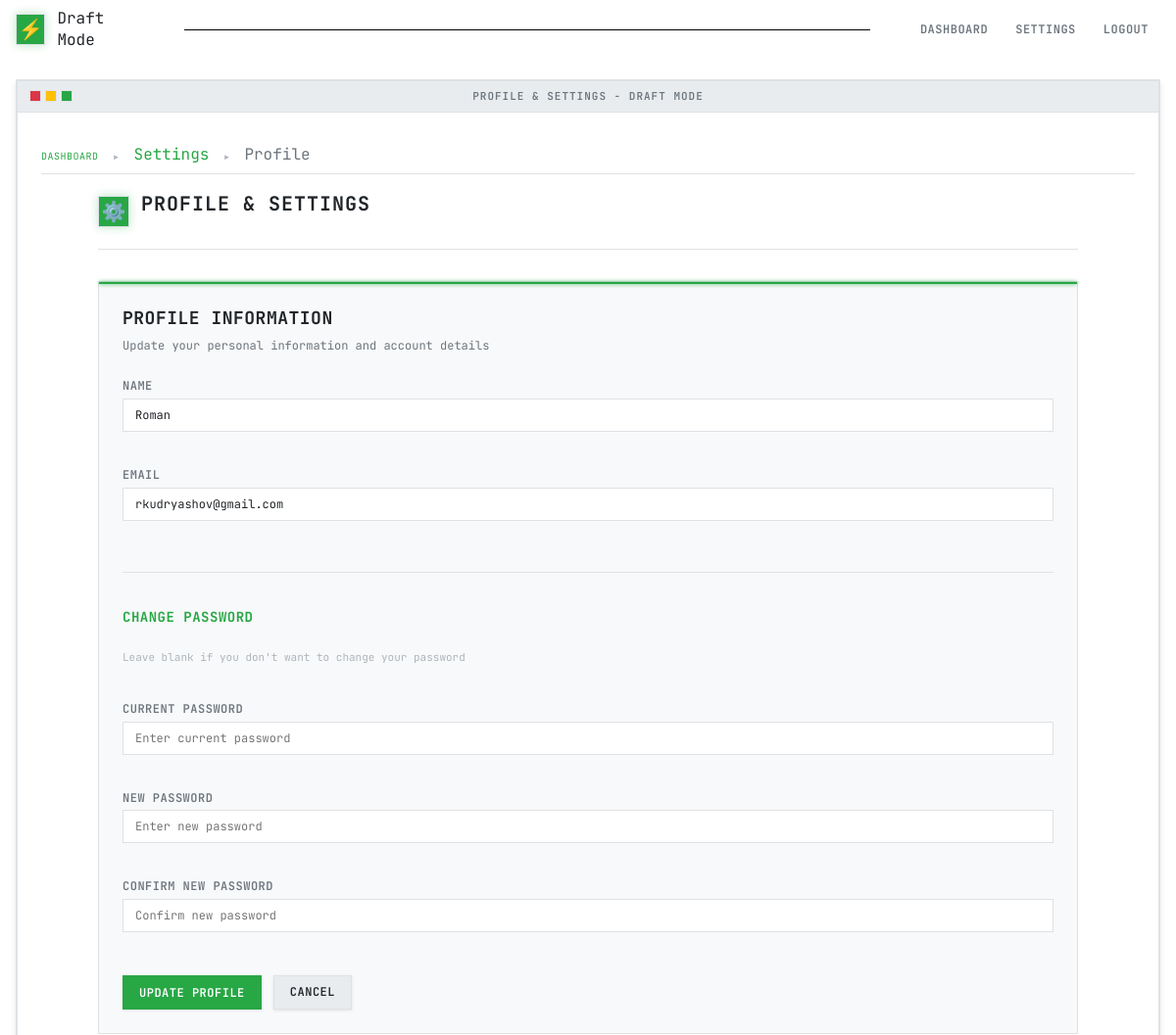
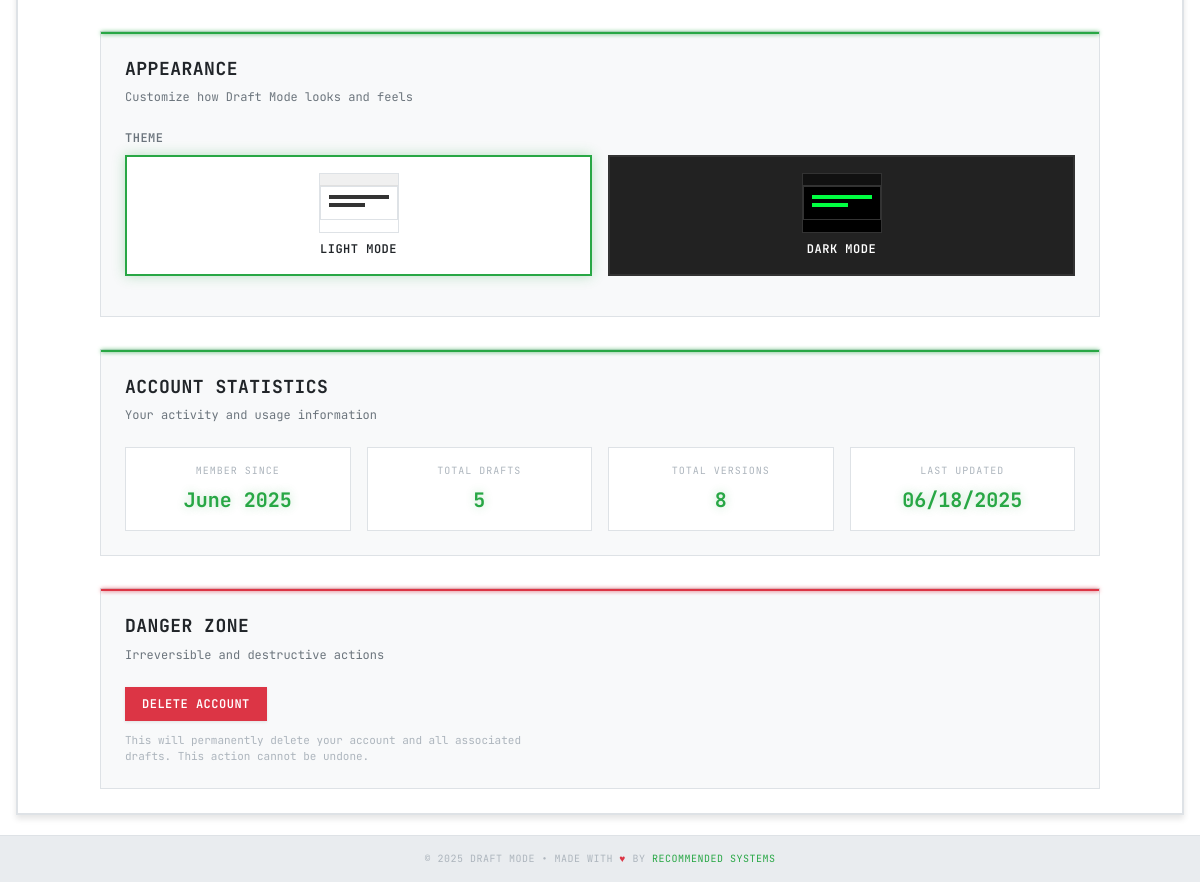
The page /settings/profile (signed in) on the database its author committed (2 pictures, top to bottom).
### models.py (models this page shows, shortened)
class User(db.Model):
    __tablename__ = 'users'
    id = db.Column(db.Integer, primary_key=True)
    name = db.Column(db.String(100), nullable=False)
    email = db.Column(db.String(120), unique=True, nullable=False, index=True)
    password_hash = db.Column(db.String(200), nullable=False)
    created_at = db.Column(db.DateTime, default=datetime.utcnow)
    updated_at = db.Column(db.DateTime, default=datetime.utcnow, onupdate=datetime.utcnow)
    blog_drafts = db.relationship('BlogDraft', backref='author', lazy=True, cascade='all, delete-orphan')
    @property
    def total_drafts(self):
        return len(self.blog_drafts)
    @property
    def total_versions(self):
        return sum(len(draft.versions) for draft in self.blog_drafts)

### routes/settings.py (the view, shortened to what this page needs)
@settings_bp.route('/profile', methods=['GET', 'POST'])
@login_required
def profile():
    user = get_current_user()
    return render_template('settings/profile.html', user=user)

### templates/settings/profile.html (shortened to what this page needs)
{% extends "base.html" %}
{% block window_title %}Profile & Settings - Draft Mode{% endblock %}
{% block extra_css %}
<link rel="stylesheet" href="{{ url_for('static', filename='css/settings.css') }}">
{% endblock %}
{% block breadcrumb %}
<div class="breadcrumb">
    <a href="{{ url_for('main.dashboard') }}">Dashboard</a>
    <span class="breadcrumb-separator">►</span>
    <span style="color: var(--accent-green);">Settings</span>
    <span class="breadcrumb-separator">►</span>
    <span style="color: var(--text-secondary);">Profile</span>
</div>
{% endblock %}
{% block content %}
<div class="settings-container">
    <div class="settings-header">
        <div class="settings-title">
            <div class="title-icon">⚙️</div>
            <h2>Profile & Settings</h2>
        </div>
    </div>
    <div class="settings-grid">
        <div class="settings-section">
            <div class="section-header">
                <h3>Profile Information</h3>
                <p>Update your personal information and account details</p>
            </div>
            <form method="POST" class="settings-form">
                <div class="form-group">
                    <label for="name">Name</label>
                    <input type="text" id="name" name="name" value="{{ user.name }}" required>
                </div>
                <div class="form-group">
                    <label for="email">Email</label>
                    <input type="email" id="email" name="email" value="{{ user.email }}" required>
                </div>
                <div class="form-divider"></div>
                <h4 class="subsection-title">Change Password</h4>
                <p class="subsection-description">Leave blank if you don't want to change your password</p>
                <div class="form-group">
                    <label for="current_password">Current Password</label>
                    <input type="password" id="current_password" name="current_password" placeholder="Enter current password">
                </div>
                <div class="form-group">
                    <label for="new_password">New Password</label>
                    <input type="password" id="new_password" name="new_password" placeholder="Enter new password">
                </div>
                <div class="form-group">
                    <label for="confirm_password">Confirm New Password</label>
                    <input type="password" id="confirm_password" name="confirm_password" placeholder="Confirm new password">
                </div>
                <div class="form-actions">
                    <button type="submit" class="btn primary">Update Profile</button>
                    <a href="{{ url_for('main.dashboard') }}" class="btn">Cancel</a>
                </div>
            </form>
        </div>
        <div class="settings-section">
            <div class="section-header">
                <h3>Appearance</h3>
                <p>Customize how Draft Mode looks and feels</p>
            </div>
            <div class="settings-form">
                <div class="form-group">
                    <label for="theme-selector">Theme</label>
                    <div class="theme-selector">
                        <div class="theme-option" data-theme="light">
                            <div class="theme-preview light-preview">
                                <div class="preview-header"></div>
                                <div class="preview-content">
                                    <div class="preview-line"></div>
                                    <div class="preview-line short"></div>
                                </div>
                            </div>
                            <span class="theme-label">Light Mode</span>
                        </div>
                        <div class="theme-option" data-theme="dark">
                            <div class="theme-preview dark-preview">
                                <div class="preview-header"></div>
                                <div class="preview-content">
                                    <div class="preview-line"></div>
                                    <div class="preview-line short"></div>
                                </div>
                            </div>
                            <span class="theme-label">Dark Mode</span>
                        </div>
                    </div>
                </div>
            </div>
        </div>
        <div class="settings-section">
            <div class="section-header">
                <h3>Account Statistics</h3>
                <p>Your activity and usage information</p>
            </div>
            <div class="stats-grid">
                <div class="stat-item">
                    <div class="stat-label">Member Since</div>
                    <div class="stat-value">{{ user.created_at.strftime('%B %Y') }}</div>
                </div>
                <div class="stat-item">
                    <div class="stat-label">Total Drafts</div>
                    <div class="stat-value">{{ user.total_drafts }}</div>
                </div>
                <div class="stat-item">
                    <div class="stat-label">Total Versions</div>
                    <div class="stat-value">{{ user.total_versions }}</div>
                </div>
                <div class="stat-item">
                    <div class="stat-label">Last Updated</div>
                    <div class="stat-value">{{ user.updated_at.strftime('%m/%d/%Y') }}</div>
                </div>
            </div>
        </div>
        <div class="settings-section danger-section">
            <div class="section-header">
                <h3>Danger Zone</h3>
                <p>Irreversible and destructive actions</p>
            </div>
            <div class="danger-actions">
                <button id="deleteAccountBtn" class="btn danger">Delete Account</button>
                <p class="danger-description">
                    This will permanently delete your account and all associated drafts. This action cannot be undone.
                </p>
            </div>
        </div>
    </div>
</div>
{% endblock %}

### static/css/light-theme.css (style rules this page uses)
:root { --bg-primary: #ffffff; --bg-secondary: #f8f9fa; --bg-tertiary: #e9ecef; --text-primary: #212529; --text-secondary: #6c757d; --text-muted: #adb5bd; --border-primary: #dee2e6; --border-secondary: #ced4da; --accent-green: #28a745; --accent-red: #dc3545; --accent-yellow: #ffc107; --accent-blue: #007bff; --accent-purple: #6f42c1; --pixel-size: 2px; --glow-primary: 0 0 10px rgba(40, 167, 69, 0.3); --glow-secondary: 0 0 5px rgba(0, 123, 255, 0.3); --scan-lines: #ffffff; }
[data-theme="light"] .btn { background: var(--bg-tertiary); border: 1px solid var(--border-primary); color: var(--text-primary); box-shadow: 0 1px 3px rgba(0, 0, 0, 0.1); }
[data-theme="light"] .btn.primary { background: var(--accent-green); color: #ffffff; border-color: var(--accent-green); }
[data-theme="light"] .btn.danger { background: var(--accent-red); color: #ffffff; border-color: var(--accent-red); }
[data-theme="light"] input, [data-theme="light"] textarea, [data-theme="light"] select { background: #ffffff; border: 1px solid var(--border-primary); color: var(--text-primary); }
[data-theme="light"] .editor-content, [data-theme="light"] .preview-content { background: var(--bg-primary); border: 1px solid var(--border-primary); }
[data-theme="light"] .settings-section { background: var(--bg-secondary); border: 1px solid var(--border-primary); }
[data-theme="light"] .theme-option { border: 2px solid var(--border-primary); background: var(--bg-tertiary); }
[data-theme="light"] .theme-option:has(input[type="radio"]:checked) { border-color: var(--accent-green); background: var(--bg-primary); box-shadow: 0 0 12px rgba(40, 167, 69, 0.3); }
[data-theme="light"] .stat-item { background: var(--bg-primary); border: 1px solid var(--border-primary); }
[data-theme="light"] .breadcrumb { border-bottom: 1px solid var(--border-primary); }
[data-theme="light"] .breadcrumb a { color: var(--accent-green); }
[data-theme="light"] body { background-image: var(--scan-lines); }
[data-theme="light"] h1, [data-theme="light"] h2, [data-theme="light"] h3, [data-theme="light"] h4, [data-theme="light"] h5, [data-theme="light"] h6 { text-shadow: none; }

### rows shown on the page
User: name "Roman", email "rkudryashov@gmail.com", created_at "June 2025", updated_at "06/18/2025"

### other values the page prints
{{ user.total_drafts }} "5"
{{ user.total_versions }} "8"
